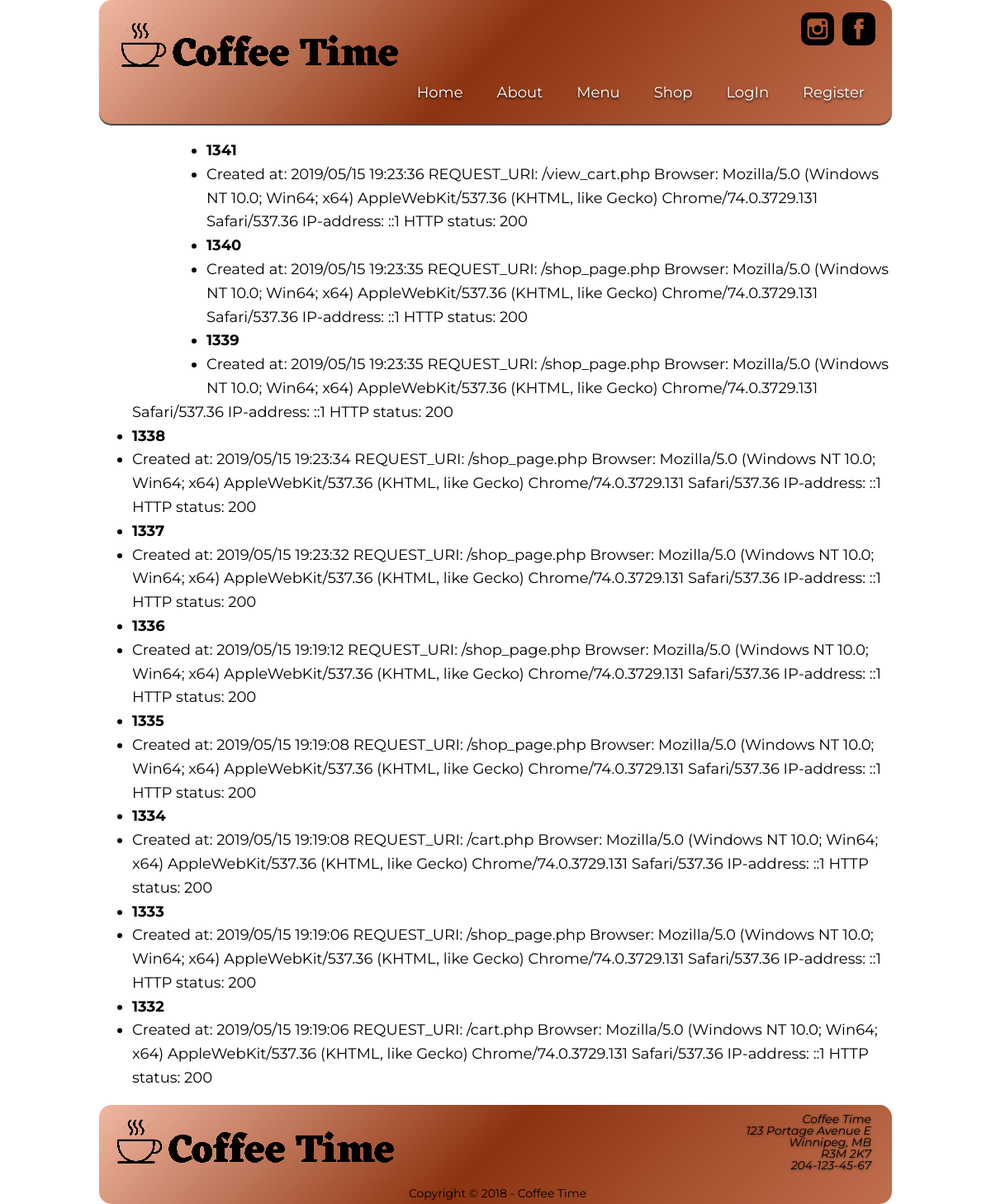
The app's page /admin_page.php with its own data.
### tables this page shows
CREATE TABLE `log` (
  `id` int(11) NOT NULL AUTO_INCREMENT,
  `event` text,
  PRIMARY KEY (`id`)
);

### public/admin_page.php (the view, shortened to what this page needs)
<?php
require __DIR__ . '/../config/config.php';
$query = "SELECT *
          FROM log
          ORDER BY id DESC
          LIMIT 10";
$stmt = $dbh->prepare($query);
$stmt->execute();
$result = $stmt->fetchAll(\PDO::FETCH_ASSOC);
include __DIR__ . '/../inc/header.inc.php';
include __DIR__ . '/../inc/admin.inc.php';
?>
  <main>
<div id="admin_page" style="background-color: #fff">
<?php if ($result) : ?>
<ul>
    <?php foreach ($result as $value) :?>
     <li><strong><?php echo $value['id'] ?></strong></li>
     <li><?php echo $value['event'] ?></li>
    <?php endforeach; ?>
</ul>
<?php else : ?>
  <h2>Sorry ther is an error in your events</h2>
<?php endif; ?>
</div>
</body>
    <?php
    include __DIR__ . '/../inc/footer.inc.php';
    ?>
</html>

### public/styles/capstone_project_screen.css (style rules this page uses)
body { font-size: 18px; line-height: 1.3em; font-family: 'Montserrat', Arial, sans-serif; color: #000; background-color: #fff; margin: 0 auto; }
body#index_page div#wrapper header nav ul#navlist li a.page1, body#about_page div#wrapper header nav ul#navlist li a.page2, body#menu_page div#wrapper header nav ul#navlist li a.page3, body#shop_page div#wrapper header nav ul#navlist li a.page4, body#login_page div#wrapper header nav ul#navlist li a.page5, body#register_page div#wrapper header nav ul#navlist li a.page6, body#profile_page div#wrapper header nav ul#navlist li a.page7, body#admin_page div#wrapper header nav ul#navlist li a.page9, body#payment div#wrapper header nav ul#navlist li a.page8, { background-color: #c60; }
main { font-size: 18px; display: block; background-color: #fff; line-height: 1.6em; min-height: 1100px; text-align: left; z-index: 10; margin: 0 auto; position: relative; }

### public/styles/capstone_mobile.css (style rules this page uses)
body { font-family: 'Montserrat', Arial, sans-serif; font-size: 16px; color: #000; background-color: #fff; margin: 0; }
main { display: block; background-color: #fff; line-height: 1.6em; min-height: 500px; text-align: left; z-index: 10; margin: 0 auto; position: relative; }

### public/styles/capstone_print.css (style rules this page uses)
body { font-size: 18px; line-height: 1.3em; font-family: 'Montserrat', Arial, sans-serif; background-color: #fff; margin: 0 auto; }
main { font-size: 18px; display: block; background-color: #fff; line-height: 1.6em; min-height: 1100px; text-align: left; z-index: 10; margin: 0 auto; position: relative; }

### records on screen
log: id "1341", event "Created at: 2019/05/15 19:23:36 REQUEST_URI: /view_cart.php Browser: Mozilla/5.0 (Windows NT 10.0; Win64; x64) AppleWebKit/537.36 (KHTML, like Gecko) Chrome/74.0.3729.131 Safari/537.36 IP-address: ::1 HTTP status: 200"
log: id "1340", event "Created at: 2019/05/15 19:23:35 REQUEST_URI: /shop_page.php Browser: Mozilla/5.0 (Windows NT 10.0; Win64; x64) AppleWebKit/537.36 (KHTML, like Gecko) Chrome/74.0.3729.131 Safari/537.36 IP-address: ::1 HTTP status: 200"
log: id "1339", event "Created at: 2019/05/15 19:23:35 REQUEST_URI: /shop_page.php Browser: Mozilla/5.0 (Windows NT 10.0; Win64; x64) AppleWebKit/537.36 (KHTML, like Gecko) Chrome/74.0.3729.131 Safari/537.36 IP-address: ::1 HTTP status: 200"
log: id "1338", event "Created at: 2019/05/15 19:23:34 REQUEST_URI: /shop_page.php Browser: Mozilla/5.0 (Windows NT 10.0; Win64; x64) AppleWebKit/537.36 (KHTML, like Gecko) Chrome/74.0.3729.131 Safari/537.36 IP-address: ::1 HTTP status: 200"
log: id "1337", event "Created at: 2019/05/15 19:23:32 REQUEST_URI: /shop_page.php Browser: Mozilla/5.0 (Windows NT 10.0; Win64; x64) AppleWebKit/537.36 (KHTML, like Gecko) Chrome/74.0.3729.131 Safari/537.36 IP-address: ::1 HTTP status: 200"
log: id "1336", event "Created at: 2019/05/15 19:19:12 REQUEST_URI: /shop_page.php Browser: Mozilla/5.0 (Windows NT 10.0; Win64; x64) AppleWebKit/537.36 (KHTML, like Gecko) Chrome/74.0.3729.131 Safari/537.36 IP-address: ::1 HTTP status: 200"
log: id "1335", event "Created at: 2019/05/15 19:19:08 REQUEST_URI: /shop_page.php Browser: Mozilla/5.0 (Windows NT 10.0; Win64; x64) AppleWebKit/537.36 (KHTML, like Gecko) Chrome/74.0.3729.131 Safari/537.36 IP-address: ::1 HTTP status: 200"
log: id "1334", event "Created at: 2019/05/15 19:19:08 REQUEST_URI: /cart.php Browser: Mozilla/5.0 (Windows NT 10.0; Win64; x64) AppleWebKit/537.36 (KHTML, like Gecko) Chrome/74.0.3729.131 Safari/537.36 IP-address: ::1 HTTP status: 200"
log: id "1333", event "Created at: 2019/05/15 19:19:06 REQUEST_URI: /shop_page.php Browser: Mozilla/5.0 (Windows NT 10.0; Win64; x64) AppleWebKit/537.36 (KHTML, like Gecko) Chrome/74.0.3729.131 Safari/537.36 IP-address: ::1 HTTP status: 200"
log: id "1332", event "Created at: 2019/05/15 19:19:06 REQUEST_URI: /cart.php Browser: Mozilla/5.0 (Windows NT 10.0; Win64; x64) AppleWebKit/537.36 (KHTML, like Gecko) Chrome/74.0.3729.131 Safari/537.36 IP-address: ::1 HTTP status: 200"
